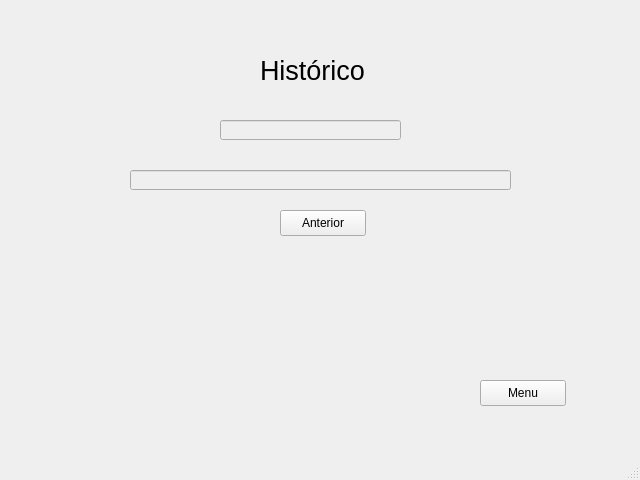
<?xml version="1.0" encoding="UTF-8"?>
<ui version="4.0">
 <class>MainWindow</class>
 <widget class="QMainWindow" name="MainWindow">
  <property name="geometry">
   <rect>
    <x>0</x>
    <y>0</y>
    <width>640</width>
    <height>480</height>
   </rect>
  </property>
  <property name="windowTitle">
   <string>MainWindow</string>
  </property>
  <widget class="QWidget" name="centralwidget">
   <widget class="QPushButton" name="botao_menu">
    <property name="geometry">
     <rect>
      <x>480</x>
      <y>380</y>
      <width>86</width>
      <height>26</height>
     </rect>
    </property>
    <property name="text">
     <string>Menu</string>
    </property>
   </widget>
   <widget class="QLineEdit" name="edit_descricao">
    <property name="enabled">
     <bool>false</bool>
    </property>
    <property name="geometry">
     <rect>
      <x>130</x>
      <y>170</y>
      <width>381</width>
      <height>20</height>
     </rect>
    </property>
    <property name="readOnly">
     <bool>true</bool>
    </property>
   </widget>
   <widget class="QLineEdit" name="edit_data">
    <property name="enabled">
     <bool>false</bool>
    </property>
    <property name="geometry">
     <rect>
      <x>220</x>
      <y>120</y>
      <width>181</width>
      <height>20</height>
     </rect>
    </property>
    <property name="readOnly">
     <bool>false</bool>
    </property>
   </widget>
   <widget class="QPushButton" name="botao_anterior">
    <property name="geometry">
     <rect>
      <x>280</x>
      <y>210</y>
      <width>86</width>
      <height>26</height>
     </rect>
    </property>
    <property name="text">
     <string>Anterior</string>
    </property>
   </widget>
   <widget class="QLabel" name="label_historico">
    <property name="geometry">
     <rect>
      <x>260</x>
      <y>40</y>
      <width>181</width>
      <height>61</height>
     </rect>
    </property>
    <property name="sizePolicy">
     <sizepolicy hsizetype="Preferred" vsizetype="Preferred">
      <horstretch>10</horstretch>
      <verstretch>19</verstretch>
     </sizepolicy>
    </property>
    <property name="font">
     <font>
      <pointsize>20</pointsize>
     </font>
    </property>
    <property name="text">
     <string>Histórico</string>
    </property>
   </widget>
  </widget>
  <widget class="QStatusBar" name="statusbar"/>
 </widget>
 <resources/>
 <connections/>
</ui>
